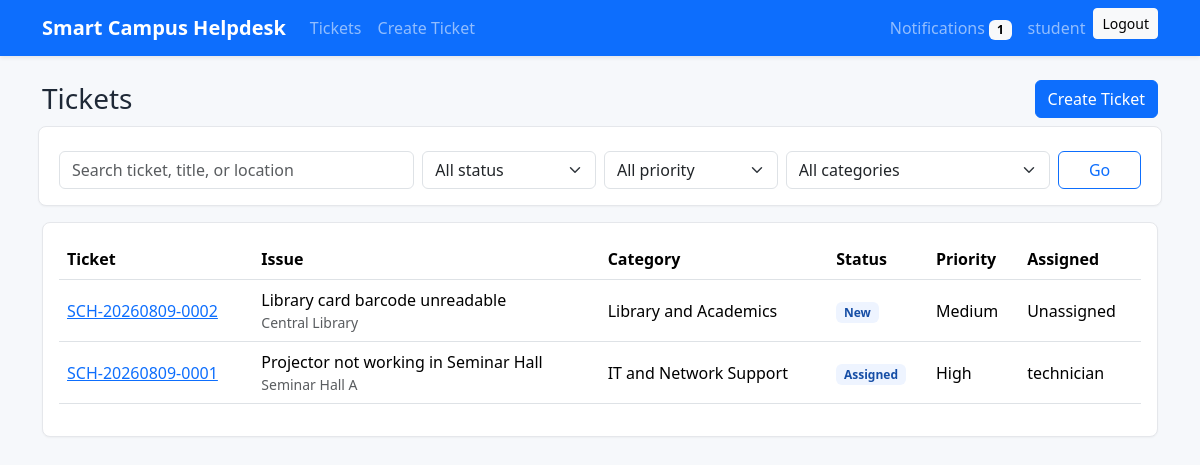
The app's page /tickets/ (signed in) with its own data.
### helpdesk/models.py (models this page shows, shortened)
class Ticket(models.Model):
    class Priority(models.TextChoices):
        LOW = "low", "Low"
        MEDIUM = "medium", "Medium"
        HIGH = "high", "High"
        URGENT = "urgent", "Urgent"
    class Status(models.TextChoices):
        NEW = "new", "New"
        ASSIGNED = "assigned", "Assigned"
        IN_PROGRESS = "in_progress", "In Progress"
        ON_HOLD = "on_hold", "On Hold"
        RESOLVED = "resolved", "Resolved"
        CLOSED = "closed", "Closed"
        REOPENED = "reopened", "Reopened"
        REJECTED = "rejected", "Rejected"
    ticket_number = models.CharField(max_length=20, unique=True, editable=False)
    title = models.CharField(max_length=160)
    description = models.TextField()
    category = models.ForeignKey(ServiceCategory, on_delete=models.PROTECT, related_name="tickets")
    priority = models.CharField(max_length=20, choices=Priority.choices, default=Priority.MEDIUM)
    location = models.CharField(max_length=160)
    status = models.CharField(max_length=20, choices=Status.choices, default=Status.NEW)
    created_by = models.ForeignKey(User, on_delete=models.CASCADE, related_name="created_tickets")
    assigned_to = models.ForeignKey(
        User,
        on_delete=models.SET_NULL,
        null=True,
        blank=True,
        related_name="assigned_tickets",
    )
    resolution_notes = models.TextField(blank=True)
    created_at = models.DateTimeField(auto_now_add=True)
    updated_at = models.DateTimeField(auto_now=True)
    resolved_at = models.DateTimeField(null=True, blank=True)
    closed_at = models.DateTimeField(null=True, blank=True)
    class Meta:
        ordering = ["-created_at"]
        indexes = [
            models.Index(fields=["status", "priority"]),
            models.Index(fields=["ticket_number"]),
            models.Index(fields=["created_at"]),
        ]
    def get_absolute_url(self):
        return reverse("ticket_detail", kwargs={"pk": self.pk})

class ServiceCategory(models.Model):
    name = models.CharField(max_length=120, unique=True)
    description = models.TextField(blank=True)
    is_active = models.BooleanField(default=True)
    created_at = models.DateTimeField(auto_now_add=True)
    class Meta:
        ordering = ["name"]

### helpdesk/views.py (the view)
# urls.py: path("tickets/", views.ticket_list, name="ticket_list"),
@login_required
def ticket_list(request):
    tickets = scoped_tickets(request.user)
    query = request.GET.get("q", "").strip()
    status = request.GET.get("status", "").strip()
    priority = request.GET.get("priority", "").strip()
    category = request.GET.get("category", "").strip()
    if query:
        tickets = tickets.filter(Q(ticket_number__icontains=query) | Q(title__icontains=query) | Q(location__icontains=query))
    if status:
        tickets = tickets.filter(status=status)
    if priority:
        tickets = tickets.filter(priority=priority)
    if category:
        tickets = tickets.filter(category_id=category)
    paginator = Paginator(tickets, 10)
    page_obj = paginator.get_page(request.GET.get("page"))
    context = {
        "page_obj": page_obj,
        "categories": ServiceCategory.objects.filter(is_active=True),
        "status_choices": Ticket.Status.choices,
        "priority_choices": Ticket.Priority.choices,
        "filters": {"q": query, "status": status, "priority": priority, "category": category},
    }
    return render(request, "helpdesk/ticket_list.html", context)

### helpdesk/context_processors.py (called while the page is built)
def notification_count(request):
    if request.user.is_authenticated:
        return {"unread_notification_count": request.user.notifications.filter(is_read=False).count()}
    return {"unread_notification_count": 0}

### helpdesk/services.py (called while the page is built)
def user_role(user: User) -> str:
    return getattr(getattr(user, "profile", None), "role", "student")

### helpdesk/views.py (called while the page is built)
def scoped_tickets(user):
    role = user_role(user)
    if role == "admin":
        return Ticket.objects.select_related("category", "created_by", "assigned_to").all()
    if role == "technician":
        return Ticket.objects.select_related("category", "created_by", "assigned_to").filter(assigned_to=user)
    return Ticket.objects.select_related("category", "created_by", "assigned_to").filter(created_by=user)

### templates/helpdesk/ticket_list.html (shortened to what this page needs)
{% extends 'base.html' %}
{% block content %}
<div class="d-flex justify-content-between align-items-center mb-3">
  <h1 class="h3 mb-0">Tickets</h1>
  <a href="{% url 'ticket_create' %}" class="btn btn-primary">Create Ticket</a>
</div>
<form class="panel row g-2 mb-3" method="get">
  <div class="col-md-4"><input class="form-control" name="q" value="{{ filters.q }}" placeholder="Search ticket, title, or location"></div>
  <div class="col-md-2"><select class="form-select" name="status"><option value="">All status</option></select></div>
  <div class="col-md-2"><select class="form-select" name="priority"><option value="">All priority</option></select></div>
  <div class="col-md-3"><select class="form-select" name="category"><option value="">All categories</option></select></div>
  <div class="col-md-1"><button class="btn btn-outline-primary w-100">Go</button></div>
</form>
<div class="panel table-responsive">
  <table class="table align-middle">
    <thead><tr><th>Ticket</th><th>Issue</th><th>Category</th><th>Status</th><th>Priority</th><th>Assigned</th></tr></thead>
    <tbody>
    {% for ticket in page_obj %}
    <tr>
      <td><a href="{{ ticket.get_absolute_url }}">{{ ticket.ticket_number }}</a></td>
      <td>{{ ticket.title }}<div class="small text-muted">{{ ticket.location }}</div></td>
      <td>{{ ticket.category.name }}</td>
      <td><span class="badge status">{{ ticket.get_status_display }}</span></td>
      <td>{{ ticket.get_priority_display }}</td>
      <td>{{ ticket.assigned_to|default:"Unassigned" }}</td>
    </tr>
    {% empty %}
    <tr><td colspan="6" class="text-muted">No matching tickets.</td></tr>
    {% endfor %}
    </tbody>
  </table>
</div>
{% endblock %}

### templates/base.html (shortened to what this page needs)
{% load static %}
<!doctype html>
<html lang="en">
<head>
  <link href="https://cdn.jsdelivr.net/npm/bootstrap@5.3.3/dist/css/bootstrap.min.css" rel="stylesheet">
  <link href="{% static 'css/styles.css' %}" rel="stylesheet">
</head>
<body>
  <nav class="navbar navbar-expand-lg navbar-dark bg-primary shadow-sm">
    <div class="container">
      <a class="navbar-brand fw-semibold" href="{% url 'dashboard' %}">Smart Campus Helpdesk</a>
      <div class="collapse navbar-collapse" id="mainNav">
        <ul class="navbar-nav me-auto">
          {% if user.is_authenticated %}
          <li class="nav-item"><a class="nav-link" href="{% url 'ticket_list' %}">Tickets</a></li>
          <li class="nav-item"><a class="nav-link" href="{% url 'ticket_create' %}">Create Ticket</a></li>
          {% endif %}
        </ul>
        <ul class="navbar-nav">
          {% if user.is_authenticated %}
          <li class="nav-item"><a class="nav-link" href="{% url 'notifications' %}">Notifications <span class="badge text-bg-light">{{ unread_notification_count }}</span></a></li>
          <li class="nav-item"><span class="nav-link">{{ user.username }}</span></li>
          <li class="nav-item"><form method="post" action="{% url 'logout' %}">{% csrf_token %}<button class="btn btn-sm btn-light">Logout</button></form></li>
          {% else %}
          <li class="nav-item"><a class="nav-link" href="{% url 'login' %}">Login</a></li>
          <li class="nav-item"><a class="nav-link" href="{% url 'register' %}">Register</a></li>
          {% endif %}
        </ul>
      </div>
    </div>
  </nav>
  <main class="container py-4">
    {% block content %}{% endblock %}
  </main>
</body>
</html>

### static/css/styles.css (style rules this page uses)
body { background: #f6f8fb; color: #1f2937; }
.panel, .metric { background: #fff; border: 1px solid #e5e7eb; border-radius: 8px; padding: 1rem; box-shadow: 0 1px 2px rgba(0,0,0,.04); }
.status { background: #eef4ff; color: #164ea6; }
textarea, input, select { max-width: 100%; }

### records on screen
Ticket: ticket_number "SCH-20260809-0002", title "Library card barcode unreadable", location "Central Library", category.name "Library and Academics", status "New", priority "Medium", assigned_to "Unassigned"
Ticket: ticket_number "SCH-20260809-0001", title "Projector not working in Seminar Hall", location "Seminar Hall A", category.name "IT and Network Support", status "Assigned", priority "High", assigned_to "technician"

### other values on screen
{{ unread_notification_count }} "1"
{{ user.username }} "student"
